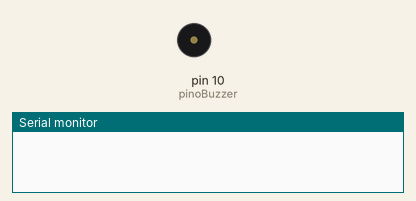
The sketch below on a simulated Arduino Uno, built with avr-gcc and run on an emulated ATmega328P. Shown: buzzer (waves = sounding), the last lines printed to the serial monitor.

Above: at 1.5 s.
At 18.5 s:
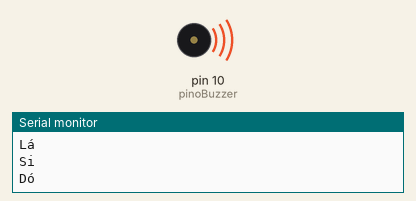
Timing chart, 0 to 19.5 s (numbered marks = the images above):
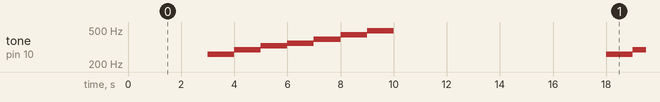

The sketch:

piano.ino
```cpp
//Variáveis

const int pinoBuzzer = 10; //Pino digital correspondente à conexão com o Buzzer.

//Frequências de cada nota musical.
const int c = 261; //Dó
const int d = 293; //Ré
const int e = 329; //Mi
const int f = 349; //Fá
const int g = 391; //Sol
const int a = 440; //Lá
const int b = 493; //Si

void setup() {
  pinMode(pinoBuzzer, OUTPUT); //Configurando o pino digital do Buzzer como saída de dados.
  Serial.begin(9600);
}

void loop() {
  delay(3000); //Espera 3 segundos

  //Toca a nota Dó
  Serial.write("Dó \n");
  tone(pinoBuzzer, c);
  delay(1000);

  //Nota Ré
  Serial.write("Ré \n");
  tone(pinoBuzzer, d);
  delay(1000);

  //Nota Mi
  Serial.write("Mi \n");
  tone(pinoBuzzer, e);
  delay(1000);

  //Nota Fá
  Serial.write("Fá \n");
  tone(pinoBuzzer, f);
  delay(1000);

  //Nota Sol
  Serial.write("Sol \n");
  tone(pinoBuzzer, g);
  delay(1000);

  //Nota Lá
  Serial.write("Lá \n");
  tone(pinoBuzzer, a);
  delay(1000);

  //Nota Si
  Serial.write("Si \n");
  tone(pinoBuzzer, b);
  delay(1000);

  //Desliga o Buzzer por 5 segundos.
  noTone(pinoBuzzer);
  delay(5000);
}
```

Measured:
- by itself, tone on pin 10 (pinoBuzzer): repeats every 15.0 s: 293 Hz 1.0 s, 329 Hz 1.0 s, 349 Hz 1.0 s, 391 Hz 1.0 s, 440 Hz 1.0 s, 493 Hz 1.0 s, silent 8.0 s, 261 Hz 1.0 s
